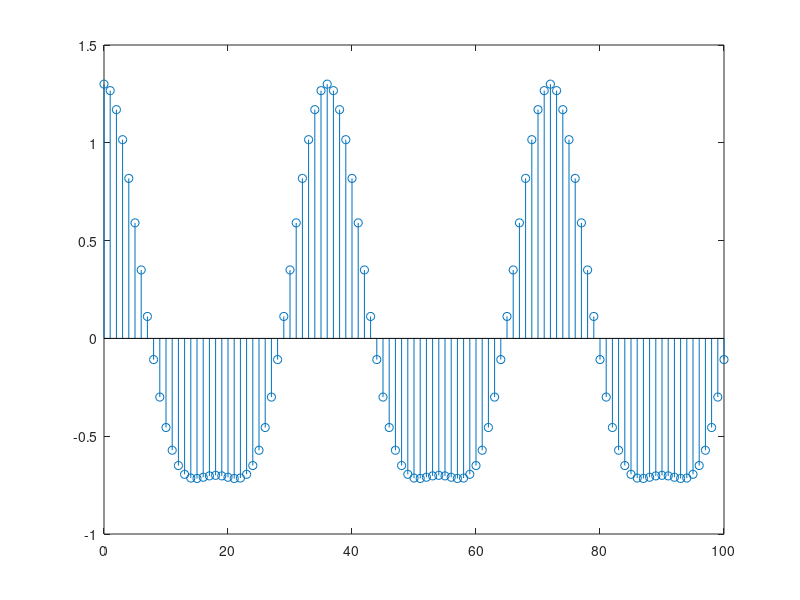

Here is the MATLAB script that generated this plot:
n=0:100;
w=pi/6;
A=1;
A7=0.3;
A2=1;
A3=1;
A4=0.2;
A5=0;
A6=0;
xn=(A5*(A3.^n)-A6*(-A4).^n)*1+A*(cos(w/3)+A2*1i*sin(w/3)).^n+A7*(cos(2*w/3)-A2*1i*sin(2*w/3)).^n; %*u(n) es tomar los valores positivos
figure('Name','Parte real')
stem(n,real(xn))
% figure('Name','Parte imaginaria')
% stem(n,imag(xn))
